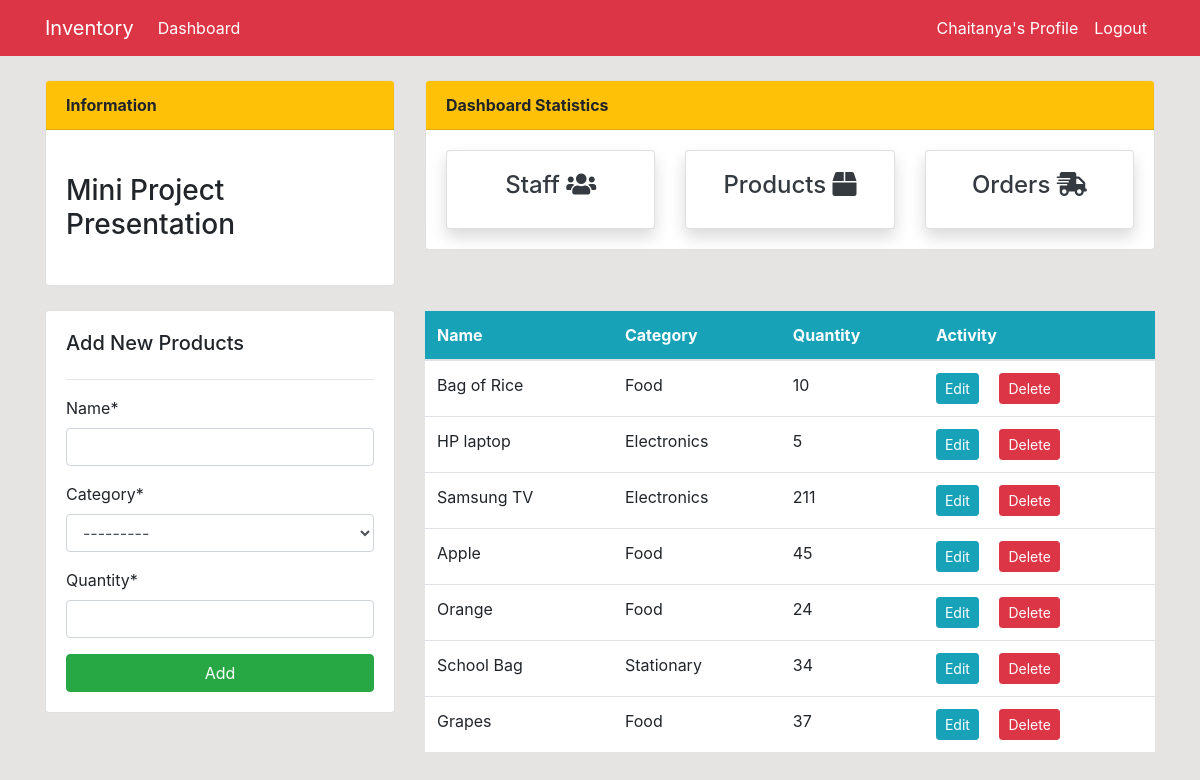
The page /product/ (signed in) on the database its author committed.
### dashboard/models.py (models this page shows, shortened)
class Product(models.Model):
    name = models.CharField(max_length=100, null=True)
    category = models.CharField(max_length=20, choices=CATEGORY, null=True)
    quantity = models.PositiveIntegerField(null=True)

### dashboard/views.py (the view)
# urls.py: path('product/', views.product, name='dashboard-product'),
@login_required(login_url='user-login')
def product(request):
    item =Product.objects.all()
    if request.method == 'POST':
        form = ProductForm(request.POST)
        if form.is_valid():
            form.save()
            product_name = form.cleaned_data.get('name')
            messages.success(request, f'{product_name} has been added')
            return redirect('dashboard-product')
    else:
        form = ProductForm()
    context = {
        'item': item,
        'form': form,
    }
    return render(request, 'dashboard/product.html', context)

### dashboard/forms.py
class ProductForm(forms.ModelForm):
    class Meta:
        model = Product
        fields = '__all__'

### templates/dashboard/product.html (shortened to what this page needs)
{% extends 'partials/base.html' %}
{% load crispy_forms_tags %}
{% block content %}
{% include 'partials/topnav.html' %}
<div class="row my-4">
    <div class="col-md-4">
        <div class="card card-body">
            <h5>Add New Products</h5>
            <hr>
            <form method="POST">
                {{ form|crispy }}
                <input class="btn btn-success btn-block" type="submit" value="Add">
            </form>
        </div>
    </div>
    <div class="col-md-8">
        <table class="table bg-white">
            <thead class="bg-info text-white">
                <tr>
                    <th scope="col">Name</th>
                    <th scope="col">Category</th>
                    <th scope="col">Quantity</th>
                    <th scope="col">Activity</th>
                </tr>
            </thead>
            <tbody>
                {% for item in item %}
                <tr>
                    <td>{{ item.name }}</td>
                    <td>{{ item.category }}</td>
                    <td>{{ item.quantity }}</td>
                    <td>
                        <a class="btn btn-info btn-sm mr-2"
                            href="{% url 'dashboard-product-update' item.id %}">Edit</a>
                        <a class="btn btn-danger btn-sm ml-2"
                            href="{% url 'dashboard-product-delete' item.id %}">Delete</a>
                    </td>
                </tr>
                {% endfor %}
            </tbody>
        </table>
    </div>
</div>
{% endblock %}

### templates/partials/nav.html (shortened to what this page needs)
<nav class="navbar navbar-expand-sm navbar-info bg-danger">
    <div class="container">
        {% if user.is_authenticated %}
        <a class="navbar-brand text-white" href="{% url 'dashboard-index' %}">Inventory</a>
        <div class="collapse navbar-collapse" id="navbarSupportedContent">
            <ul class="navbar-nav mr-auto">
                <li class="nav-item active">
                    <a class="nav-link text-white" href="{% url 'dashboard-index' %}">Dashboard </a>
                </li>
            </ul>
            <ul class="navbar-nav ml-auto">
                <li class="nav-item active">
                    <a class="nav-link text-white" href="{% url 'user-profile' %}"> {{user.username}}'s Profile
                        <span class="sr-only">(current)</span></a>
                </li>
                <li class="nav-item">
                    <a class="nav-link text-white" href="{% url 'user-logout' %}">Logout</a>
                </li>
            </ul>
            {% endif %}
        </div>
    </div>
</nav>

### static/style.css (style rules this page uses)
body { background:rgb(230,227,227); }

### rows shown on the page
Product: name "Bag of Rice", category "Food", quantity "10"
Product: name "HP laptop", category "Electronics", quantity "5"
Product: name "Samsung TV", category "Electronics", quantity "211"
Product: name "Apple", category "Food", quantity "45"
Product: name "Orange", category "Food", quantity "24"
Product: name "School Bag", category "Stationary", quantity "34"
Product: name "Grapes", category "Food", quantity "37"

### other values the page prints
{{ user.username }} "Chaitanya"
